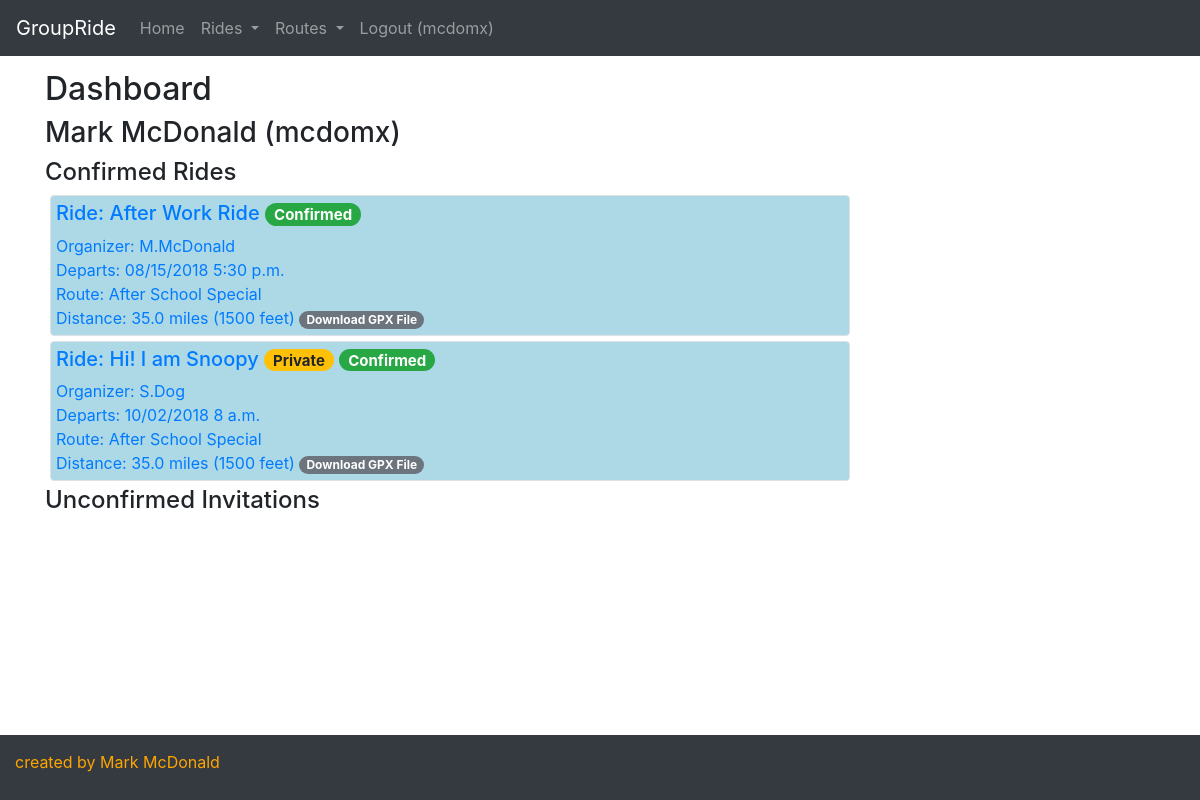
The app's page / (signed in), older data.
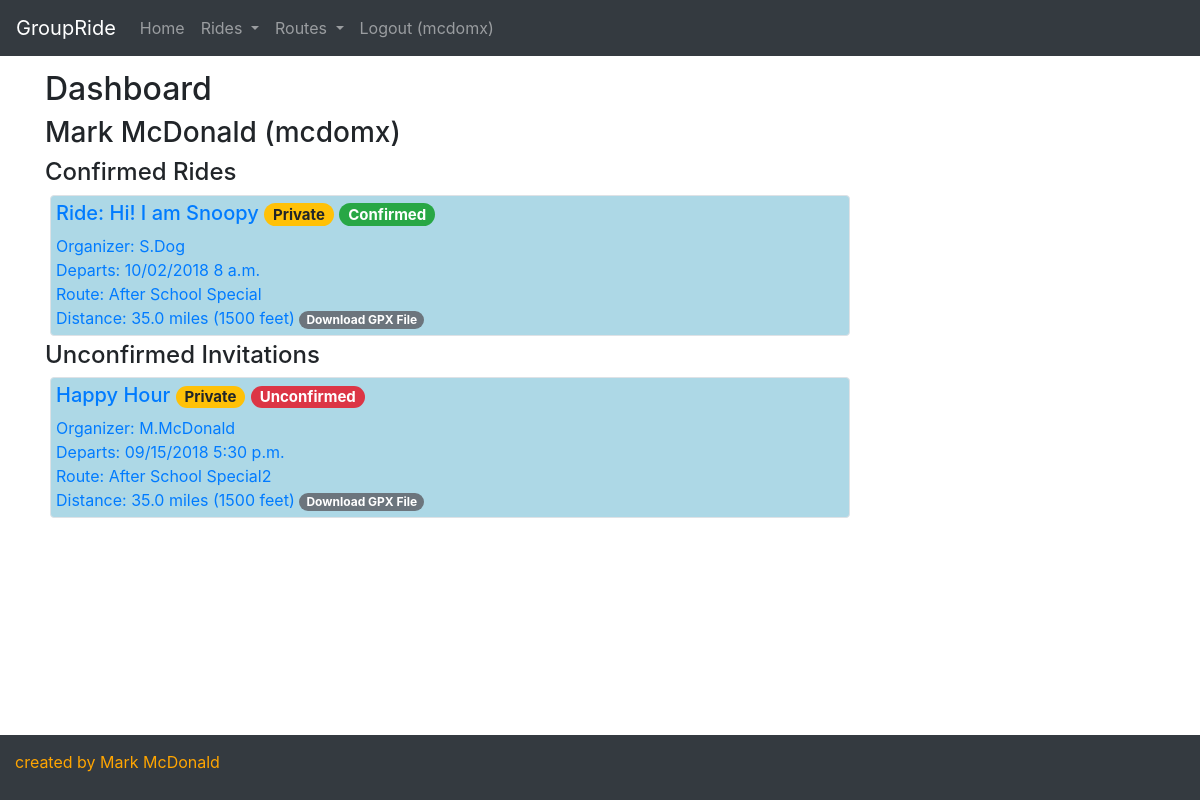
The same page, newer data.
### groupride/models.py (models this page shows, shortened)
class Ride(models.Model):
    created_by = models.ForeignKey(User, on_delete = models.SET_NULL, blank = True, null = True, related_name = "created_rides")
    created_on = models.DateTimeField(auto_now_add = True, editable = False, blank = False)
    ride_name = models.CharField(max_length = 256, blank = True, null = True)
    ride_date = models.DateTimeField(editable = True, blank = False, null = False)
    private = models.BooleanField(default = False)
    route = models.ForeignKey(Route, on_delete = models.SET_NULL, blank = True, null = True, related_name = "rides")
    confirmed_riders = models.ManyToManyField(User, related_name = "confirmed_ride")
    invited_riders = models.ManyToManyField(User, related_name = "invited_ride")
    comments = models.ManyToManyField(Comment, blank = True)

class Route(models.Model):
    created_by = models.ForeignKey(User, on_delete = models.SET_NULL, blank = True, null = True, related_name = "created_routes")
    created_on = models.DateTimeField(auto_now_add = True, editable = False, blank = False)
    route_name = models.CharField(max_length = 256, blank = True, null = True)
    miles = models.DecimalField(max_digits = 6, decimal_places = 1, blank = True, null = True)
    vertical_feet = models.IntegerField(blank = True, null = True)
    origin = models.CharField(max_length = 64, blank = True, null = True)
    reviews = models.ManyToManyField(Review, blank = True)
    gpxfile = models.FileField(blank = True, null = True)

### groupride/views.py (the view)
# urls.py: path("", views.index, name="index"),
def index(request):
    upcoming_rides = Ride.objects.filter(ride_date__gte = datetime.now()).order_by('ride_date')
    if request.user.is_authenticated:
        unconfirmed_rides = Ride.objects.filter(ride_date__gte = datetime.now()).filter(invited_riders__in=[request.user]).all()
    else:
        unconfirmed_rides = None
    context = {
        'upcoming_rides': upcoming_rides,
        'unconfirmed_rides': unconfirmed_rides,
        }
    return render(request, "groupride/index.html", context)

### groupride/templates/groupride/index.html (shortened to what this page needs)
{% extends 'groupride/template.html' %}
{% block body %}
  <div class="container">
    <h2>Dashboard</h2>
    {% if user.is_authenticated %}
    <h3>{{user.first_name}} {{user.last_name}} ({{user.username}})</h3>
      <div class="panel-group">
      <h4>Confirmed Rides</h4>
          {% for ride in upcoming_rides %}
            {% if user in ride.confirmed_riders.all %}
            <a href="/ride/{{ride.id}}">
              <div class="ride_header border rounded" style="min-width: 20rem; max-width: 50rem">
                <div>
                  <h5>Ride: {{ride.ride_name}}
                    {% if ride.private is True %}
                      <span class="badge badge-pill badge-warning">Private</span>
                    {% endif %}
                    {% if user in ride.confirmed_riders.all %}
                      <span class="badge badge-pill badge-success">Confirmed</span>
                    {% endif %}
                  </h5>
                  <div>Organizer: {{ride.created_by.first_name|slice:":1" }}.{{ride.created_by.last_name}} </div>
                </div>
                <div>
                  <span class="">Departs: {{ ride.ride_date|date:"SHORT_DATE_FORMAT" }} {{ ride.ride_date|time:"TIME_FORMAT" }} </span>
                </div>
                <a href="/route/{{ride.route.id}}">
                  <div>Route: {{ride.route.route_name}}</div>
                  <div>
                    <span class="">Distance: {{ride.route.miles}} miles </span>
                    <span class="">({{ride.route.vertical_feet}} feet)</span>
                </a>
                    {% if ride.route.gpxfile %}
                      <a href={{ride.route.gpxfile}} download>
                        <span class="badge badge-pill badge-secondary">Download GPX File</span>
                      </a>
                    {% endif %}
                  </div>
              </div>
            {% endif %}
          {% endfor %}
        </div>
        <h4>Unconfirmed Invitations</h4>
        {% for ride in unconfirmed_rides %}
          {% if user not in ride.confirmed_riders.all %}
          <a href="/ride/{{ride.id}}">
            <div class="ride_header border rounded" style="min-width: 20rem; max-width: 50rem">
              <div>
                <h5>{{ride.ride_name}}
                  {% if ride.private is True %}
                    <span class="badge badge-pill badge-warning">Private</span>
                    {% if user not in ride.confirmed_riders.all %}
                      <span class="badge badge-pill badge-danger">Unconfirmed</span>
                    {% endif %}
                  {% endif %}
                </h5>
                <div>Organizer: {{ride.created_by.first_name|slice:":1" }}.{{ride.created_by.last_name}} </div>
              </div>
              <div>
                <span class="">Departs: {{ ride.ride_date|date:"SHORT_DATE_FORMAT" }} {{ ride.ride_date|time:"TIME_FORMAT" }} </span>
              </div>
              <a href="/route/{{ride.route.id}}">
                <div>Route: {{ride.route.route_name}}</div>
                <div>
                  <span class="">Distance: {{ride.route.miles}} miles </span>
                  <span class="">({{ride.route.vertical_feet}} feet)</span>
              </a>
                  {% if ride.route.gpxfile %}
                    <a href={{ride.route.gpxfile}} download>
                      <span class="badge badge-pill badge-secondary">Download GPX File</span>
                    </a>
                  {% endif %}
                </div>
          </a>
          {% endif %}
        {% endfor %}
    {% else %}
      <div>Create an account or login to see your personal dashboard.</div>
    {% endif %}
{% endblock %}

Row changes from the older to the newer data that the page shows:
no longer on this page (row unchanged): Ride: ride_name "After Work Ride", shows "Confirmed", created_by.first_name "M", created_by.last_name "McDonald", ride_date "08/15/2018", ride_date "5:30 p.m.", route.route_name "After School Special", route.miles "35.0", route.vertical_feet "1500", shown under "Confirmed Rides"
added Ride: ride_name "Happy Hour", private "Private", created_by.first_name "M", created_by.last_name "McDonald", ride_date "09/15/2018", ride_date "5:30 p.m.", route.route_name "After School Special2", route.miles "35.0", route.vertical_feet "1500", shown under "Unconfirmed Invitations"
